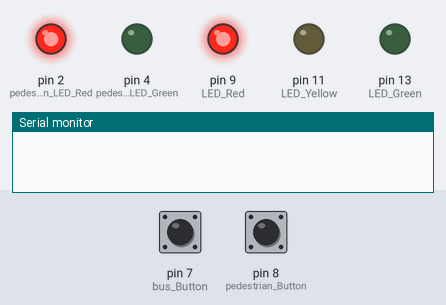
This sketch was run on a simulated Arduino Uno, built with avr-gcc and run on an emulated ATmega328P. On the bench: output pins drawn as LEDs (lit = HIGH), the last lines printed to the serial monitor. The test bench sets the inputs (shaded band); at power-on: pin 8 (pedestrian_Button) LOW, pin 7 (bus_Button) LOW.

Above: at 1.2 s.
1.3 s: pin 8 (pedestrian_Button) pulled HIGH for 0.15 s
At 1.8 s:
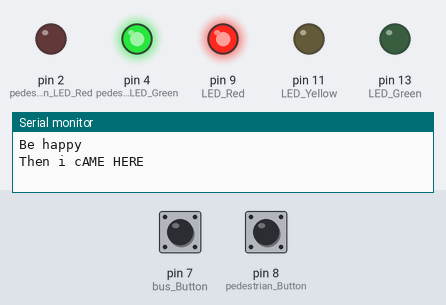
4.4 s: pin 7 (bus_Button) pulled HIGH for 3.2 s
At 8.2 s:
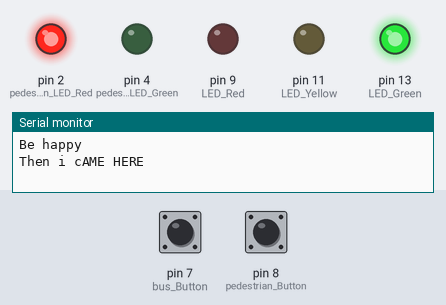
9.1 s: pin 8 (pedestrian_Button) pulled HIGH for 1 s
At 10.2 s:
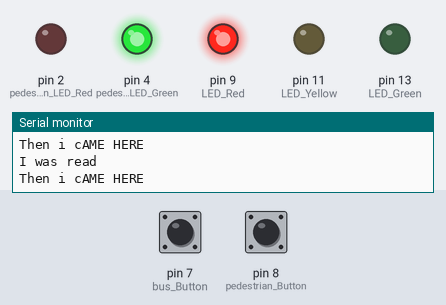
11.6 s: pin 7 (bus_Button) driven HIGH and pin 8 (pedestrian_Button) driven HIGH
Timing chart, 0 to 15.6 s (numbered marks = the images above; inputs shaded):
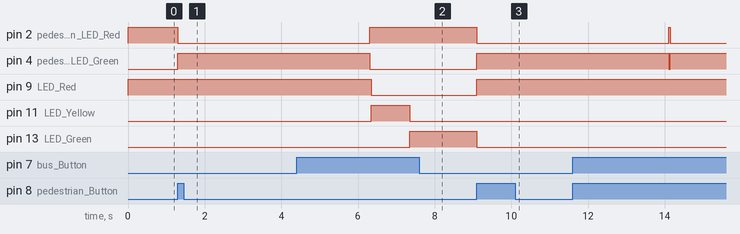

Measured:
- after the input at 1.3 s, pin 2 (pedestrian_LED_Red): HIGH → LOW at once; pin 4 (pedestrian_LED_Green): LOW → HIGH at once
- after the input at 4.4 s, pin 9 (LED_Red): HIGH → LOW after 2.0 s; pin 11 (LED_Yellow): LOW → HIGH after 2.0 s, → LOW 1.0 s later; pin 13 (LED_Green): LOW → HIGH after 3.0 s
- after the input at 9.1 s, pin 2 (pedestrian_LED_Red), pin 13 (LED_Green): HIGH → LOW at once; pin 4 (pedestrian_LED_Green), pin 9 (LED_Red): LOW → HIGH at once

The sketch:

Pedestrian_Traffic_Light_with_Bus_Butto.ino
```cpp
      int LED_Red = 9; // was 9
      int LED_Yellow = 11;
      int LED_Green = 13;
      int pedestrian_LED_Red = 2;
      int pedestrian_LED_Green = 4;
      int pedestrian_Button = 8;
      int bus_Button =  7;

      int i = 0;

const int state_LED_Red = 0;
const int state_LED_Yellow = 1;
const int state_LED_Green = 2;
const int state_Pedestrian_Red = 3;
const int state_Pedestrian_Green = 4;
      int current_State = 0;


void setup() {
  // put your setup code here, to run once:
  pinMode(LED_Red, OUTPUT);
  pinMode(LED_Yellow, OUTPUT);
  pinMode(LED_Green, OUTPUT);
  pinMode(bus_Button, INPUT);
  pinMode(pedestrian_Button, INPUT);
  pinMode(pedestrian_LED_Red, OUTPUT);
  pinMode(pedestrian_LED_Green, OUTPUT);
  Serial.begin(9600);


}

void loop() {
  // put your main code here, to run repeatedly:

      int bus_Button_Pressed = 0;
      int pedestrian_Button_Pressed = 0;
      digitalWrite(pedestrian_LED_Red, HIGH); //pedestrian light is always on untill further notice
      //digitalWrite(pedestrian_LED_Green, HIGH);

   switch (current_State){

    case state_LED_Red : //'state_LED_Red'
      digitalWrite(LED_Red, HIGH);

     for(i=0; i<=200; i++){ // basically delays for 10 seconds in total

        delay(50); //the delay was reduced so as to enable more time to check if the button has BEEN PRESSED
        bus_Button_Pressed =digitalRead(bus_Button);
       //Serial.print(bus_Button);
        pedestrian_Button_Pressed =digitalRead(pedestrian_Button);


        if(pedestrian_Button_Pressed == 1 && bus_Button_Pressed == 1){
          current_State = 4;
          Serial.println("THis was Read");
          digitalWrite(pedestrian_LED_Green, HIGH);
          break;
        } else if(pedestrian_Button_Pressed == 1 && bus_Button_Pressed == 0){
          current_State = 4;
          Serial.println("Be happy");
          digitalWrite(pedestrian_LED_Green, HIGH);
          break;
        } else if(i == 200){
          current_State = 1;
          Serial.println("jumped here");
          digitalWrite(LED_Red, LOW);
          break;
          }else if(bus_Button_Pressed == 1  && pedestrian_Button_Pressed == 0){
          current_State = 1;
          //digitalWrite(LED_Red, LOW);
          break;
          }

      } // END OF FOR LOOP
      //current_State = 1;
      //Serial.println("jumped here");
      digitalWrite(LED_Red, LOW);
      break;

     case state_LED_Yellow : //'state_LED_Yellow'
        digitalWrite(LED_Yellow, HIGH);
        delay(1000); // wait  for 1 second
       current_State = 2;
        digitalWrite(LED_Yellow, LOW);
       break;

     case state_LED_Green : //'state_LED_Green'
        digitalWrite(LED_Green, HIGH);
          for(int j = 0; j<= 200; j++){
            delay(50);
            if(digitalRead(pedestrian_Button)== 1){
              digitalWrite(LED_Green, LOW);
              current_State = 4;
              Serial.println("I was read");
              break;
              } else if(j  == 200){
                current_State = 0;
                digitalWrite(LED_Green, LOW);
                digitalWrite(pedestrian_LED_Green, LOW);
                Serial.println("I think This was read");
                break;
                }
            }
            break;
     case state_Pedestrian_Green ://'state_LED_Green'
     Serial.println("Then i cAME HERE");
        digitalWrite(LED_Red, HIGH);
        digitalWrite(pedestrian_LED_Red, LOW);
        digitalWrite(pedestrian_LED_Green, HIGH);
        delay(5000);// wait for 5 seconds
         current_State = 0;
        digitalWrite(pedestrian_LED_Green, LOW);
        digitalWrite(pedestrian_LED_Red, HIGH);
       break;
  } // END 0F SWITCH CASE

} // END OF MAIN LOOP  "$(ProjectDir)Debug\$(TargetName).hex":i
```
